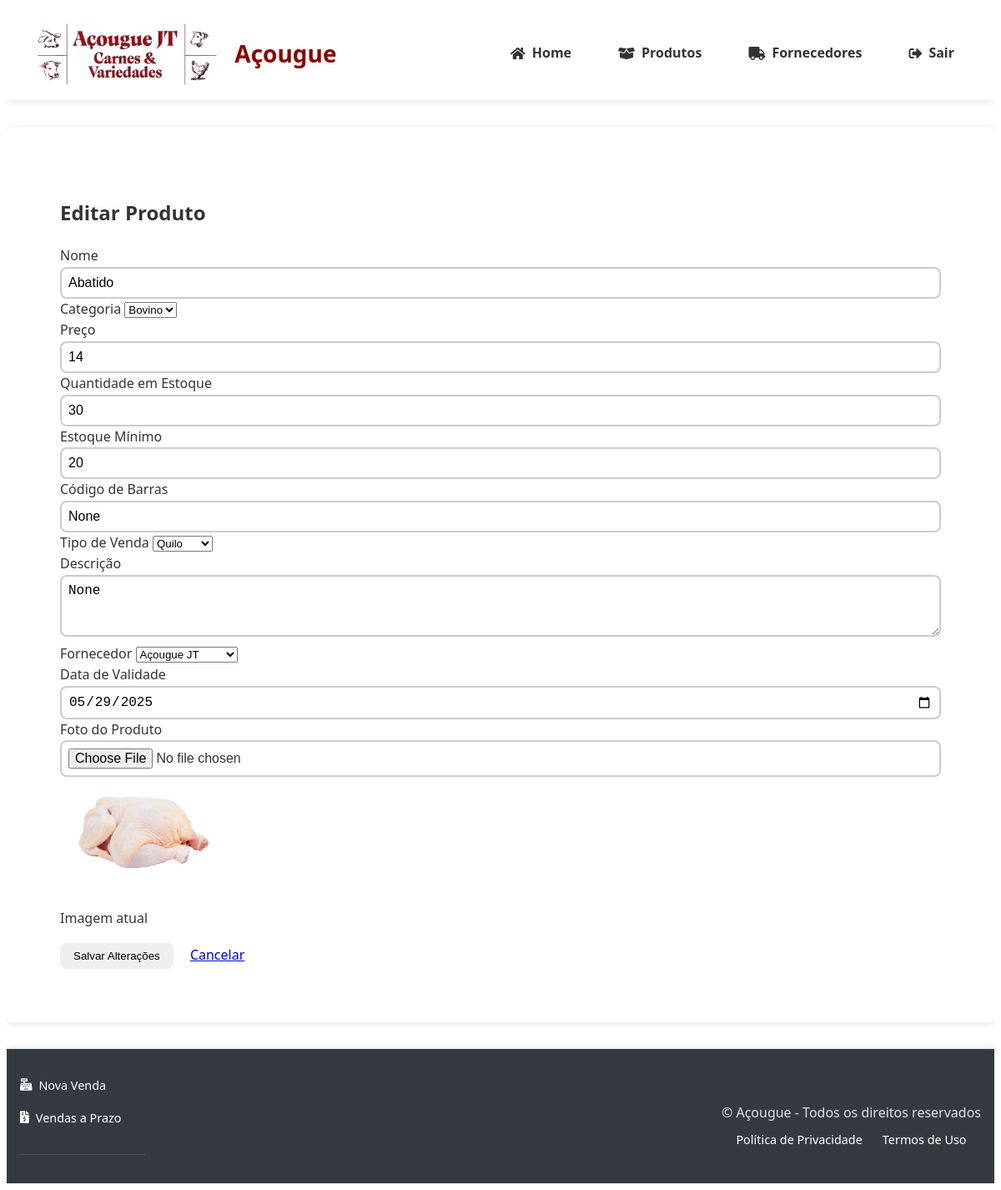
The app's page /produtos/editar/19 (signed in), older data.
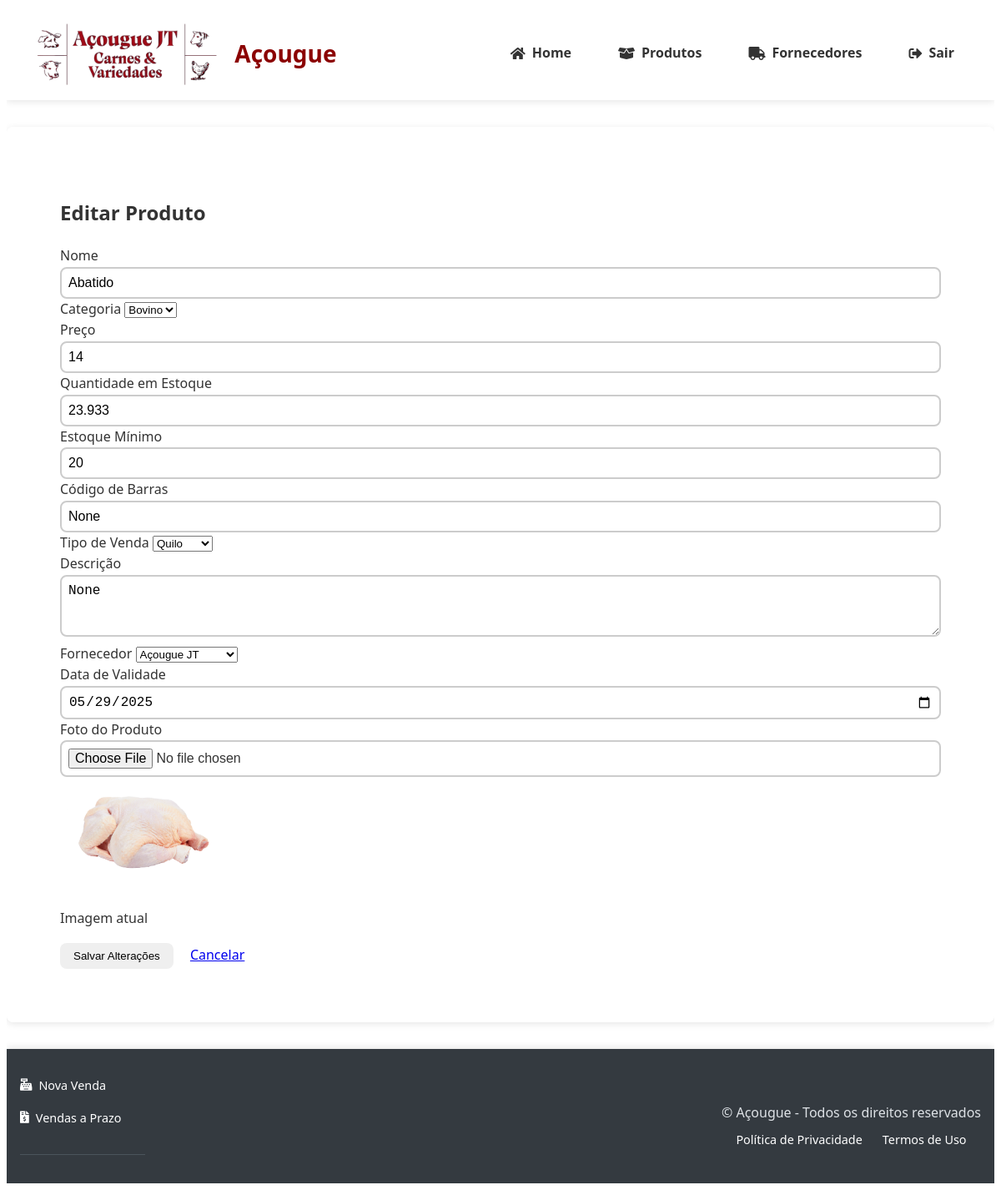
The same page, newer data.
### tables this page shows
CREATE TABLE produtos (
                id INTEGER PRIMARY KEY AUTOINCREMENT,
                nome TEXT NOT NULL,
                descricao TEXT,
                categoria TEXT NOT NULL,
                preco DECIMAL(10,2) NOT NULL,
                quantidade INTEGER NOT NULL,
                estoque_minimo INTEGER DEFAULT 0,
                codigo_barras TEXT UNIQUE,
                foto TEXT,
                fornecedor_id INTEGER REFERENCES fornecedores(id) ON DELETE SET NULL,
                data_validade DATE,
                created_at TIMESTAMP DEFAULT CURRENT_TIMESTAMP,
                updated_at TIMESTAMP DEFAULT CURRENT_TIMESTAMP,
                tipo_venda TEXT NOT NULL DEFAULT 'unidade'
            );

CREATE TABLE fornecedores (
                id INTEGER PRIMARY KEY AUTOINCREMENT,
                nome TEXT NOT NULL,
                cnpj TEXT UNIQUE NOT NULL,
                contato TEXT NOT NULL,
                endereco TEXT
            );

### app.py (the view, shortened to what this page needs)
@app.route('/produtos/editar/<int:id>', methods=['GET', 'POST'])
@login_required
@role_required('gerente')
def editar_produto(id):
    produto = get_produto_by_id(id)
    if not produto:
        abort(404)
    return render_template('produtos/editar.html',
                         produto=produto,
                         fornecedores=get_fornecedores())

### banco_dados.py (called while the page is built)
@contextmanager
def get_db_connection():
    db_path = os.environ.get('DB_PATH', 'acougue.db')
    conn = sqlite3.connect(f'file:{db_path}', uri=True)
    conn.row_factory = sqlite3.Row
    conn.execute("PRAGMA foreign_keys = ON")
    try:
        yield conn
    finally:
        conn.close()

def get_produto_by_id(produto_id):
    with get_db_connection() as conn:
        cursor = conn.execute("SELECT * FROM produtos WHERE id = ?", (produto_id,))
        return cursor.fetchone()

def get_fornecedores(search=None):
    with get_db_connection() as conn:
        cursor = conn.cursor()
        query = "SELECT * FROM fornecedores"
        params = []
        if search:
            query += " WHERE nome LIKE ? OR cnpj LIKE ?"
            search_term = f"%{search}%"
            params.extend([search_term, search_term])
        query += " ORDER BY nome"
        cursor.execute(query, params)
        return [dict(row) for row in cursor.fetchall()]

### templates/produtos/editar.html (shortened to what this page needs)
{% extends "base.html" %}
{% block content %}
<div class="container mt-4">
    <h2>Editar Produto</h2>
    <form method="POST" enctype="multipart/form-data">
        <div class="row">
            <div class="col-md-6">
                <div class="mb-3">
                    <label class="form-label">Nome</label>
                    <input type="text" class="form-control" name="nome" value="{{ produto.nome }}" required>
                </div>
                <div class="mb-3">
                    <label class="form-label">Categoria</label>
                    <select class="form-select" name="categoria" required>
                        <option value="Bovino" {% if produto.categoria == 'Bovino' %}selected{% endif %}>Bovino</option>
                    </select>
                </div>
                <div class="mb-3">
                    <label class="form-label">Preço</label>
                    <input type="number" step="0.01" class="form-control" name="preco" value="{{ produto.preco }}" required>
                </div>
            </div>
            <div class="col-md-6">
                <div class="mb-3">
                    <label class="form-label">Quantidade em Estoque</label>
                    <input type="number" class="form-control" name="quantidade" value="{{ produto.quantidade }}" required>
                </div>
                <div class="mb-3">
                    <label class="form-label">Estoque Mínimo</label>
                    <input type="number" class="form-control" name="estoque_minimo" value="{{ produto.estoque_minimo }}">
                </div>
                <div class="mb-3">
                    <label class="form-label">Código de Barras</label>
                    <input type="text" class="form-control" name="codigo_barras" value="{{ produto.codigo_barras }}">
                </div>
                <div class="mb-3">
                    <label class="form-label">Tipo de Venda</label>
                    <select class="form-select" name="tipo_venda" required>
                        <option value="quilo" {% if produto.tipo_venda == 'quilo' %}selected{% endif %}>Quilo</option>
                    </select>
                </div>
            </div>
        </div>
        <div class="mb-3">
            <label class="form-label">Descrição</label>
            <textarea class="form-control" name="descricao" rows="3">{{ produto.descricao }}</textarea>
        </div>
        <div class="row">
            <div class="col-md-6">
                <div class="mb-3">
                    <label class="form-label">Fornecedor</label>
                    <select class="form-select" name="fornecedor_id">
                        {% for fornecedor in fornecedores %}
                        <option value="{{ fornecedor.id }}" {% if produto.fornecedor_id == fornecedor.id %}selected{% endif %}>
                            {{ fornecedor.nome }}
                        </option>
                        {% endfor %}
                    </select>
                </div>
            </div>
            <div class="col-md-6">
                <div class="mb-3">
                    <label class="form-label">Data de Validade</label>
                    <input type="date" class="form-control" name="data_validade" value="{{ produto.data_validade or '' }}">
                </div>
            </div>
        </div>
        <div class="mb-3">
            <label class="form-label">Foto do Produto</label>
            <input type="file" class="form-control" name="foto">
            {% if produto.foto %}
            <div class="mt-2">
                <img src="{{ url_for('static', filename='uploads/produtos/' + produto.foto) }}"
                    alt="Foto atual"
                    style="max-width: 200px;">
                <p class="text-muted mt-1">Imagem atual</p>
            </div>
            {% endif %}
        </div>
        <div class="d-flex justify-content-between">
            <button type="submit" class="btn btn-primary">Salvar Alterações</button>
            <a href="{{ url_for('listar_produtos') }}" class="btn btn-secondary">Cancelar</a>
        </div>
    </form>
</div>
{% endblock %}

Row changes from the older to the newer data that the page shows:
changed produtos "Abatido": quantidade "30" → "23.933"
